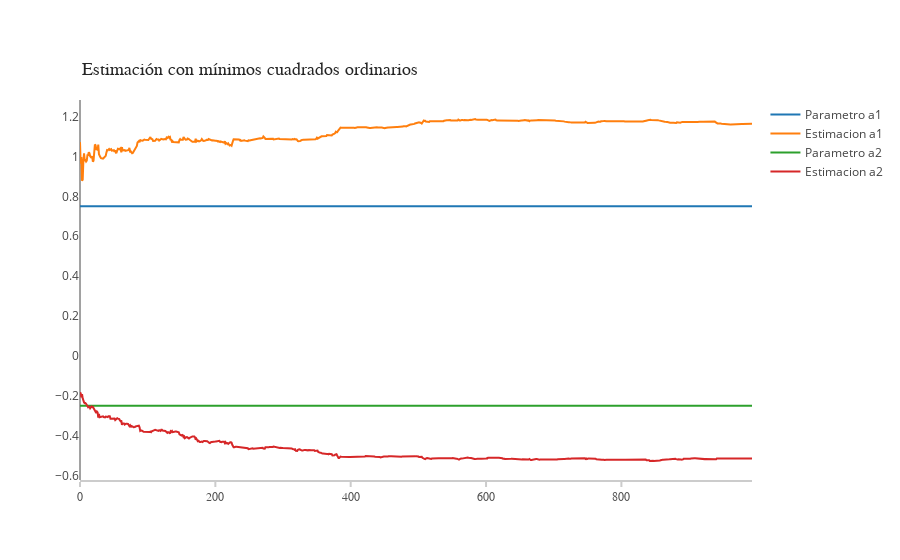

The code cell stored with this chart in its notebook:
### Code cell
trace = go.Scatter(
    y = a1,
    x = np.arange(nobs),
    name = 'Parametro a1')

trace1 = go.Scatter(
    y = c1,
    x = np.arange(nobs),
    name = 'Estimacion a1')

trace2 = go.Scatter(
    y = a2,
    x = np.arange(nobs),
    name = 'Parametro a2')

trace3 = go.Scatter(
    y = c2,
    x = np.arange(nobs),
    name = 'Estimacion a2')

layout = go.Layout(
    xaxis=dict(
        showline=True,
        showgrid=False,
        showticklabels=True,
        linecolor='rgb(204, 204, 204)',
        linewidth=2,
        ticks='outside',
        tickcolor='rgb(204, 204, 204)',
        tickwidth=2,
        ticklen=5,
        tickfont=dict(
            family='Arial',
            size=12,
            color='rgb(82, 82, 82)',
        ),
    ),
    yaxis=dict(
        showgrid=False,
        zeroline=False,
        showline=False,
        showticklabels=True,
    )
)

annotations = []
annotations.append(dict(xref='paper', yref='paper', x=0.0, y=1.05,
                              xanchor='left', yanchor='bottom',
                              text='Estimación con mínimos cuadrados ordinarios',
                              font=dict(family='Arial',
                                        size=18,
                                        color='rgb(37,37,37)'),
                              showarrow=False))

layout['annotations'] = annotations

layout['annotations'] = annotations
traces = [trace, trace1, trace2, trace3]

fig = go.Figure(data=traces, layout=layout)
py.iplot(fig, filename='2')

### Figure 1 — Plotly figure (JSON) as saved in the notebook; plotly's stock layout.template omitted (floating-point values rounded to 4 significant figures; data arrays with more than 128 entries replaced by an {"elided": "..."} marker saying what was removed)
{"data": [{"name": "Parametro a1", "type": "scatter", "uid": "608c0471-d2e5-44c8-bd76-a119248a969e", "x": {"elided": "1000 int values"}, "y": {"elided": "994 float values"}}, {"name": "Estimacion a1", "type": "scatter", "uid": "13fd0549-5a5a-4c77-9ff3-86d06e7f7b08", "x": {"elided": "1000 int values"}, "y": {"elided": "994 float values"}}, {"name": "Parametro a2", "type": "scatter", "uid": "1345d5e7-0699-41af-a427-ee7f5d10bbba", "x": {"elided": "1000 int values"}, "y": {"elided": "994 float values"}}, {"name": "Estimacion a2", "type": "scatter", "uid": "28623aaa-31bd-4997-9e27-decf92abd957", "x": {"elided": "1000 int values"}, "y": {"elided": "994 float values"}}], "layout": {"annotations": [{"font": {"color": "rgb(37,37,37)", "family": "Arial", "size": 18}, "showarrow": false, "text": "Estimación con mínimos cuadrados ordinarios", "x": 0, "xanchor": "left", "xref": "paper", "y": 1.05, "yanchor": "bottom", "yref": "paper"}], "autosize": true, "xaxis": {"autorange": true, "linecolor": "rgb(204, 204, 204)", "linewidth": 2, "range": [0, 993], "showgrid": false, "showline": true, "showticklabels": true, "tickcolor": "rgb(204, 204, 204)", "tickfont": {"color": "rgb(82, 82, 82)", "family": "Arial", "size": 12}, "ticklen": 5, "ticks": "outside", "tickwidth": 2, "type": "linear"}, "yaxis": {"autorange": true, "range": [-0.6225, 1.283], "showgrid": false, "showline": false, "showticklabels": true, "type": "linear", "zeroline": false}}}
